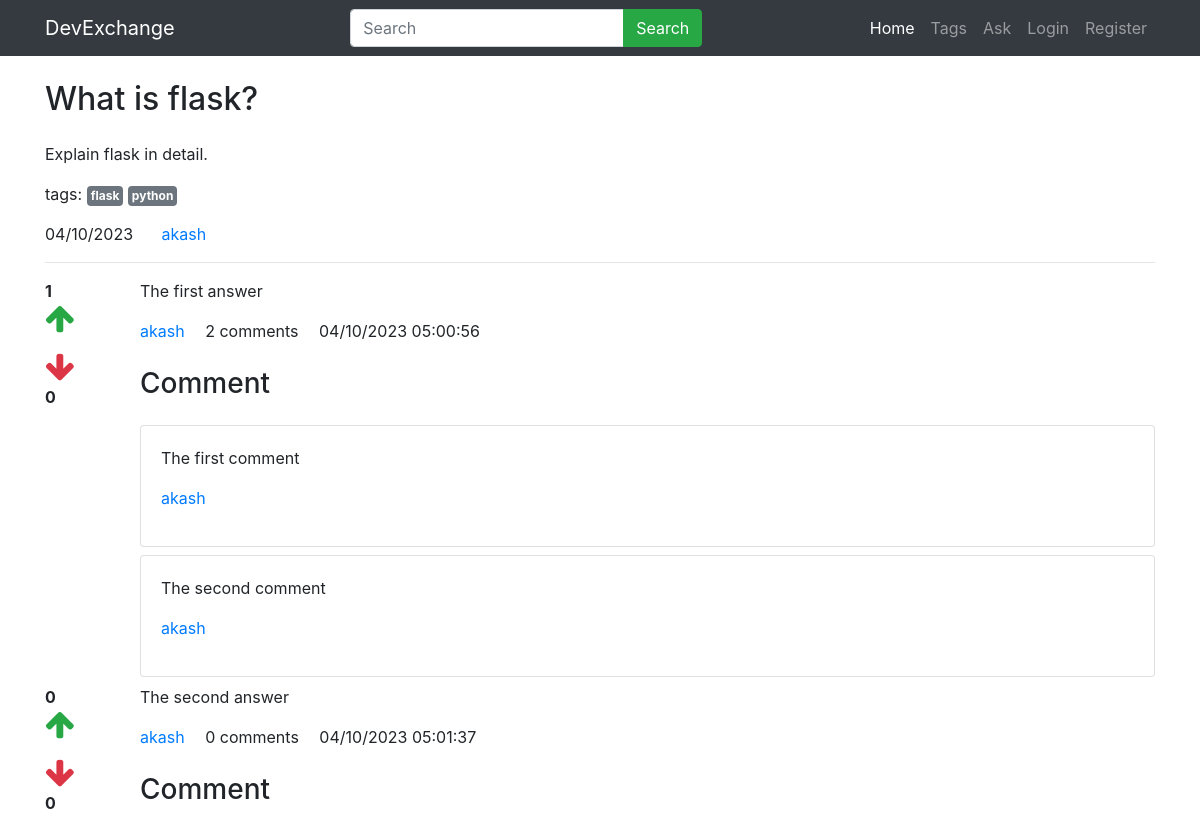
/detail/1, run on the app's committed database.
### main/models.py (models this page shows, shortened)
class Question(models.Model):
    user=models.ForeignKey(User,on_delete=models.CASCADE)
    title=models.CharField(max_length=300)
    detail=models.TextField()
    tags=models.TextField(default='')
    add_time=models.DateTimeField(auto_now_add=True)

class Answer(models.Model):
    question=models.ForeignKey(Question,on_delete=models.CASCADE)
    user=models.ForeignKey(User,on_delete=models.CASCADE)
    detail=models.TextField()
    add_time=models.DateTimeField(auto_now_add=True)

class Comment(models.Model):
    answer=models.ForeignKey(Answer,on_delete=models.CASCADE)
    user=models.ForeignKey(User,on_delete=models.CASCADE,related_name='comment_user')
    comment=models.TextField(default='')
    add_time=models.DateTimeField(auto_now_add=True)

### main/views.py (the view, shortened to what this page needs)
# urls.py: path('detail/<int:id>',views.detail,name='detail'),
def detail(request,id):
    quest=Question.objects.get(pk=id)
    tags=quest.tags.split(',')
    answers=Answer.objects.filter(question=quest)
    answerform=AnswerForm
    return render(request,'detail.html',{
        'quest':quest,'tags':tags,'answers':answers,'answerform':answerform })

### main/templates/detail.html (shortened to what this page needs)
{% extends 'base.html' %}
{% load static %}
{% load humanize %}
{% block content %}
     <div class="container">
        <h2 class="my-4">{{quest.title}}</h2>
        <p>{{quest.detail}}</p>
        <p>
            tags:
            {% for tag in tags %}
            <a href="/tag/{{tag|slugify}}" class="badge badge-secondary p-1">{{tag}}</a>
            {% endfor %}
        </p>
        <p>
            <span class="mr-4">{{quest.add_time|date:'d/m/Y'}}</span>
            <a href="#">{{quest.user.username}}</a>
        </p>
        <hr/>
        {% for answer in answers %}
        <div class="row">
            <div class="col-1">
                <div class="upvote">
                    <strong class="upvote-count-{{answer.id}}">{{answer.upvote_set.count}}</strong><br/>
                    <span class="text-success">
                        <i class="fa fa-arrow-up fa-2x upvote-click" data-answer="{{answer.id}}"></i>
                    </span>
                </div>
                <div class="downvote mt-3">
                    <span class="text-danger">
                        <i class="fa fa-arrow-down fa-2x downvote-click" data-answer="{{answer.id}}"></i>
                    </span><br/>
                    <strong class="downvote-count-{{answer.id}}">{{answer.downvote_set.count}}</strong><br/>
                </div>
            </div>
            <div class="col-11">
                <p>
                    {{answer.detail }}
                </p>
                <p>
                    <a href="#" class="mr-3">{{answer.user.username}}</a>
                    <span class="mr-3"><span class="comment-count-{{answer.id}}">{{answer.comment_set.count}}</span> comments</span>
                    <span>{{answer.add_time|date:'d/m/Y h:i:s'}}</span>
                </p>
                <h3 class="my-4">Comment</h3>
                <div class="comment-wrapper-{{answer.id}}">
                    {% for comment in answer.comment_set.all %}
                    <div class="card mb-2">
                        <div class="card-body">
                            <p>{{comment.comment}}</p>
                            <p>
                                <a href="#">{{comment.user.username}}</a>
                            </p>
                        </div>
                    </div>
                    {% endfor %}
                </div>
            </div>
        </div>
        {% endfor %}
    </div>
{% endblock %}

### main/static/chatbot.css (style rules this page uses)
body, html { height: 100%; }

### data on the page
Question: title "What is flask?", detail "Explain flask in detail.", add_time "04/10/2023", user.username "akash"
Answer: upvote_set.count "1", downvote_set.count "0", detail "The first answer", user.username "akash", comment_set.count "2", add_time "04/10/2023 05:00:56"
Comment: comment "The first comment", user.username "akash"
Comment: comment "The second comment", user.username "akash"
Answer: upvote_set.count "0", downvote_set.count "0", detail "The second answer", user.username "akash", comment_set.count "0", add_time "04/10/2023 05:01:37"

### other printed values
{{ tag }} "flask" "python"
